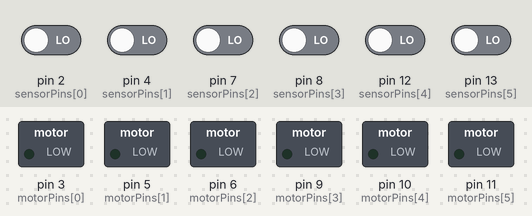
This sketch was run on a simulated Arduino Uno, built with avr-gcc and run on an emulated ATmega328P. Shown: switched loads named in the sketch (green lamp = pin HIGH). The inputs (shaded band) are chosen by the test bench; at power-on: pin 2 (sensorPins[0]), pin 4 (sensorPins[1]), pin 7 (sensorPins[2]), pin 8 (sensorPins[3]), pin 12 (sensorPins[4]), pin 13 (sensorPins[5]) LOW. What the sketch prints to the serial monitor is not drawn.

Above: at 1.3 s.
1.4 s: pin 2 (sensorPins[0]) driven HIGH
At 6.2 s:
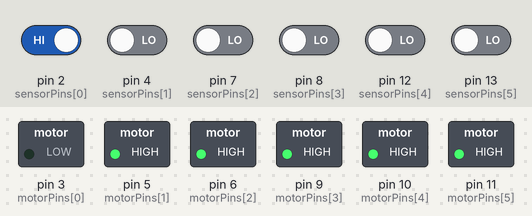
8.6 s: pin 4 (sensorPins[1]) driven HIGH
At 11.0 s:
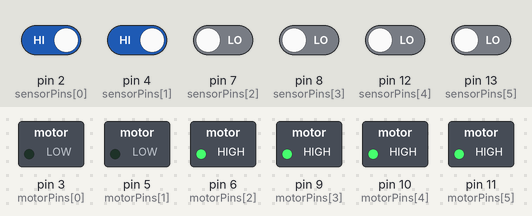
15.8 s: pin 7 (sensorPins[2]) driven HIGH
At 20.8 s:
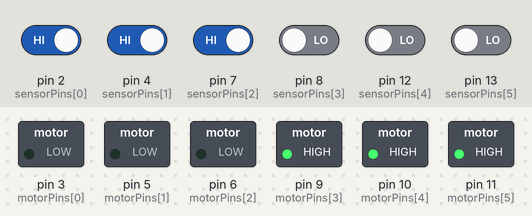
23.0 s: pin 8 (sensorPins[3]) driven HIGH
At 25.6 s:
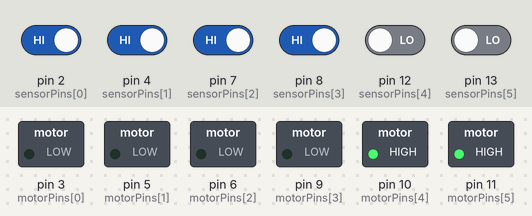
30.2 s: pin 12 (sensorPins[4]) driven HIGH
At 34.2 s:
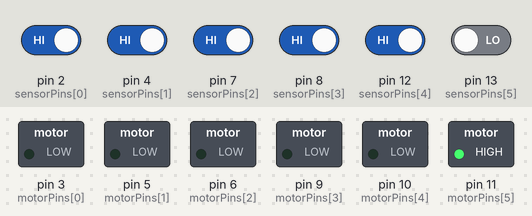
37.4 s: pin 2 (sensorPins[0]) driven LOW
At 39.1 s:
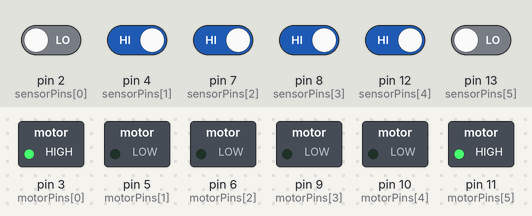
Timing chart, 0 to 40.6 s (numbered marks = the images above; inputs shaded):
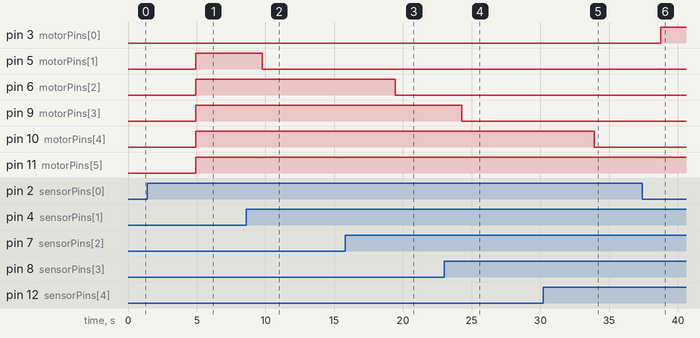

Measured:
- after the input at 1.4 s, pin 3 (motorPins[0]): stays LOW (without the input it goes to HIGH after 3.5 s)
- after the input at 8.6 s, pin 5 (motorPins[1]): HIGH → LOW after 1.2 s
- after the input at 15.8 s, pin 6 (motorPins[2]): HIGH → LOW after 3.6 s
- after the input at 23.0 s, pin 9 (motorPins[3]): HIGH → LOW after 1.3 s
- after the input at 30.2 s, pin 10 (motorPins[4]): HIGH → LOW after 3.7 s
- after the input at 37.4 s, pin 3 (motorPins[0]): LOW → HIGH after 1.4 s

The sketch:

shyBotNEW_r.ino
```cpp
int sweepCount = 0;
int defaultSweepLimit = 50;

int collapseCount = 0;
int defaultCollapseLimit = 10;

int shyLimit = 20;
bool isShy = false;

const int totalSensors = 6;
int sensors[totalSensors];
int sensorPins [totalSensors] = {2, 4, 7, 8, 12, 13};
boolean stopState [totalSensors];

int motorPins [totalSensors] = {3, 5, 6, 9, 10, 11};

int sensorCount = 0;

typedef void (*GeneralSweep) ();
void defaultSweep (GeneralSweep callback); // prototype
typedef void (*SensorRead) ();
void defaultSensorRead (SensorRead callback); // prototype

String values [6] = {
  "#0 P950 S300 #1 P2100 S300",
  " #8 P900 S300 #9 P2100 S300",
  " #16 P900 S300 #17 P2100 S300",
  " #4 P700 S300 #5 P2300 S300",
  " #12 P700 S300 #13 P2300 S300",
  " #20 P700 S300 #21 P2300 S300"
};

void setup() {
  Serial.begin(115200);
  delay(100);//wait for baudrate setting finished
  for (int i = 0; i < totalSensors; i++) {
    pinMode(sensorPins[i], INPUT);
    pinMode(motorPins[i], OUTPUT);
    stopState[i] = false;
  }
}

void loop() {
  if (!isShy) {
    defaultSweep(collapse);
    defaultSensorRead(shy);
  } else {
    collapse();
  }
}

///////////////////////
void defaultSweep (GeneralSweep callback) {
  if (sweepCount > defaultSweepLimit) {
    callback();
  } else {
    String stopCom = values[0] + values[1] + values[2] + values[3] + values[4] + values[5];
    String runCom = "#0 P740 S300 #1 P2300 S300 #8 P700 S300 #9 P2300 S300 #16 P700 S300 #17 P2300 S300 #4 P900 S300 #5 P2100 S300 #12 P900 S300 #13 P2100 S300 #20 P900 S300 #21 P2100 S300";
    Serial.print(stopCom);
    Serial.print("\r");
    Serial.print("#3 P990 S3000 #7 P1010 S3000 #11 P1040 S3000 #15 P960 S3000 #19 P990 S3000 #23 P980 S3000");
    Serial.print("\r");
    delay(800);
    Serial.print(runCom);
    Serial.print("\r");
    Serial.print("#3 P650 S500  #7 P650 S500 #11 P650 S500 #15 P650 S500 #19 P650 S500 #23 P650 S500");
    Serial.print("\r");
    delay(4000);
    sweepCount++;
    collapseCount = 0;
  }
}

///////////////////////
void collapse() {
  for (int i = 0; i < totalSensors; i++) {
    digitalWrite(motorPins[i], LOW);
  }
  String stopCom = "#0 P2050 S400 #1 P1000 S400 #8 P2000 S400 #9 P1000 S400 #16 P2000 S400 #17 P1000 S400 #4 P1700 S250 #5 P1300 S250 #12 P1700 S250 #13 P1300 S250 #20 P1700 S250 #21 P1300 S250";
  Serial.print(stopCom);
  Serial.print("\r");
  delay(1000);
  collapseCount ++;
  if (collapseCount > defaultCollapseLimit) {
    sweepCount = 0;
    isShy = false;
  }
}

///////////////////////
void shy() {
//  sensorCount++;
sensorCount = 10;

  if (sensorCount > shyLimit) {
    isShy = true;
  }
}

///////////////////////
void defaultSensorRead (SensorRead callback) {
  values [0] = "#0 P950 S300 #1 P2100 S300";
  values [1] = " #8 P900 S300 #9 P2100 S300";
  values [2] = " #16 P900 S300 #17 P2100 S300";
  values [3] = " #4 P700 S300 #5 P2300 S300";
  values [4] = " #12 P700 S300 #13 P2300 S300";
  values [5] = " #20 P700 S300 #21 P2300 S300";
  for (int i = 0; i < totalSensors; i++) {
    sensors[i] = digitalRead(sensorPins[i]);
    if (sensors[i] == 1) {
      callback();
      digitalWrite(motorPins[i], LOW);
      stopState[i] = true;
      switch (sensorPins[i]) {
        case 2:
          values[i] = "#0 P740 S300 #1 P2300 S300";
          break;
        case 4:
          values[i] = " #8 P700 S300 #9 P2300 S300";
          break;
        case 7:
          values[i] = " #16 P700 S300 #17 P2300 S300";
          break;
        case 8:
          values[i] = " #4 P900 S300 #5 P2100 S300";
          break;
        case 12:
          values[i] = " #12 P900 S300 #13 P2100 S300";
          break;
        case 13:
          values[i] = " #20 P900 S300 #21 P2100 S300";
          break;
        default:
          values [0] = "#0 P740 S300 #1 P2300 S300";
          values [1] = " #8 P700 S300 #9 P2300 S300";
          values [2] = " #16 P700 S300 #17 P2300 S300";
          values [3] = " #4 P900 S300 #5 P2100 S300";
          values [4] = " #12 P900 S300 #13 P2100 S300";
          values [5] = " #20 P900 S300 #21 P2100 S300";
          break;
      };
    } else {
      digitalWrite(motorPins[i], HIGH);
      stopState[i] = false;
    }
  }
}
```
